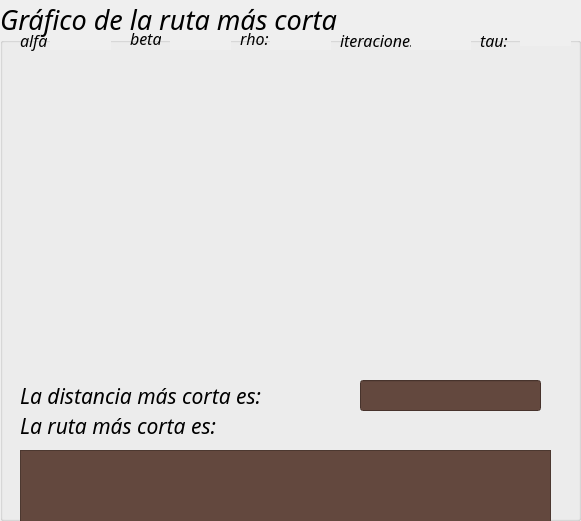
    <widget class="QGroupBox" name="groupBox_2">
     <property name="geometry">
      <rect>
       <x>630</x>
       <y>130</y>
       <width>581</width>
       <height>521</height>
      </rect>
     </property>
     <property name="font">
      <font>
       <family>High Tower Text</family>
       <pointsize>20</pointsize>
       <italic>true</italic>
      </font>
     </property>
     <property name="title">
      <string>Gráfico de la ruta más corta</string>
     </property>
     <widget class="QLabel" name="label_11">
      <property name="geometry">
       <rect>
        <x>20</x>
        <y>400</y>
        <width>291</width>
        <height>51</height>
       </rect>
      </property>
      <property name="font">
       <font>
        <family>High Tower Text</family>
        <pointsize>16</pointsize>
        <italic>true</italic>
       </font>
      </property>
      <property name="text">
       <string>La ruta más corta es:</string>
      </property>
     </widget>
     <widget class="QLineEdit" name="lineEdit_5">
      <property name="enabled">
       <bool>false</bool>
      </property>
      <property name="geometry">
       <rect>
        <x>360</x>
        <y>380</y>
        <width>181</width>
        <height>31</height>
       </rect>
      </property>
      <property name="font">
       <font>
        <family>Gabriola</family>
        <pointsize>14</pointsize>
        <italic>false</italic>
       </font>
      </property>
      <property name="styleSheet">
       <string notr="true">background-color: rgb(99, 72, 62);
color: rgb(255, 255, 255);</string>
      </property>
      <property name="cursorPosition">
       <number>0</number>
      </property>
      <property name="alignment">
       <set>Qt::AlignRight|Qt::AlignTrailing|Qt::AlignVCenter</set>
      </property>
     </widget>
     <widget class="QLabel" name="label_12">
      <property name="geometry">
       <rect>
        <x>20</x>
        <y>370</y>
        <width>311</width>
        <height>51</height>
       </rect>
      </property>
      <property name="font">
       <font>
        <family>High Tower Text</family>
        <pointsize>16</pointsize>
        <italic>true</italic>
       </font>
      </property>
      <property name="text">
       <string>La distancia más corta es:</string>
      </property>
     </widget>
     <widget class="QTextEdit" name="textEdit">
      <property name="enabled">
       <bool>false</bool>
      </property>
      <property name="geometry">
       <rect>
        <x>20</x>
        <y>450</y>
        <width>531</width>
        <height>91</height>
       </rect>
      </property>
      <property name="font">
       <font>
        <family>Gabriola</family>
        <pointsize>14</pointsize>
        <italic>false</italic>
        <kerning>false</kerning>
       </font>
      </property>
      <property name="styleSheet">
       <string notr="true">background-color: rgb(99, 72, 62);
color: rgb(255, 255, 255);</string>
      </property>
     </widget>
     <widget class="QLineEdit" name="lineEdit">
      <property name="enabled">
       <bool>false</bool>
      </property>
      <property name="geometry">
       <rect>
        <x>50</x>
        <y>30</y>
        <width>61</width>
        <height>20</height>
       </rect>
      </property>
      <property name="font">
       <font>
        <family>MS Shell Dlg 2</family>
        <pointsize>10</pointsize>
        <italic>false</italic>
       </font>
      </property>
      <property name="frame">
       <bool>false</bool>
      </property>
      <property name="alignment">
       <set>Qt::AlignLeading|Qt::AlignLeft|Qt::AlignVCenter</set>
      </property>
     </widget>
     <widget class="QLineEdit" name="lineEdit_2">
      <property name="enabled">
       <bool>false</bool>
      </property>
      <property name="geometry">
       <rect>
        <x>410</x>
        <y>30</y>
        <width>61</width>
        <height>20</height>
       </rect>
      </property>
      <property name="font">
       <font>
        <family>MS Shell Dlg 2</family>
        <pointsize>10</pointsize>
        <italic>false</italic>
       </font>
      </property>
      <property name="frame">
       <bool>false</bool>
      </property>
      <property name="alignment">
       <set>Qt::AlignLeading|Qt::AlignLeft|Qt::AlignVCenter</set>
      </property>
     </widget>
     <widget class="QLineEdit" name="lineEdit_3">
      <property name="enabled">
       <bool>false</bool>
      </property>
      <property name="geometry">
       <rect>
        <x>270</x>
        <y>30</y>
        <width>61</width>
        <height>20</height>
       </rect>
      </property>
      <property name="font">
       <font>
        <family>MS Shell Dlg 2</family>
        <pointsize>10</pointsize>
        <italic>false</italic>
       </font>
      </property>
      <property name="frame">
       <bool>false</bool>
      </property>
      <property name="alignment">
       <set>Qt::AlignLeading|Qt::AlignLeft|Qt::AlignVCenter</set>
      </property>
     </widget>
     <widget class="QLabel" name="label">
      <property name="geometry">
       <rect>
        <x>20</x>
        <y>30</y>
        <width>31</width>
        <height>21</height>
       </rect>
      </property>
      <property name="font">
       <font>
        <family>High Tower Text</family>
        <pointsize>12</pointsize>
        <italic>true</italic>
       </font>
      </property>
      <property name="text">
       <string>alfa</string>
      </property>
     </widget>
     <widget class="QLineEdit" name="lineEdit_7">
      <property name="enabled">
       <bool>false</bool>
      </property>
      <property name="geometry">
       <rect>
        <x>170</x>
        <y>30</y>
        <width>61</width>
        <height>20</height>
       </rect>
      </property>
      <property name="font">
       <font>
        <family>MS Shell Dlg 2</family>
        <pointsize>10</pointsize>
        <italic>false</italic>
       </font>
      </property>
      <property name="frame">
       <bool>false</bool>
      </property>
      <property name="alignment">
       <set>Qt::AlignLeading|Qt::AlignLeft|Qt::AlignVCenter</set>
      </property>
     </widget>
     <widget class="QLabel" name="label_7">
      <property name="geometry">
       <rect>
        <x>130</x>
        <y>30</y>
        <width>31</width>
        <height>16</height>
       </rect>
      </property>
      <property name="font">
       <font>
        <family>High Tower Text</family>
        <pointsize>12</pointsize>
        <italic>true</italic>
       </font>
      </property>
      <property name="text">
       <string>beta:</string>
      </property>
     </widget>
     <widget class="QLabel" name="label_8">
      <property name="geometry">
       <rect>
        <x>240</x>
        <y>30</y>
        <width>31</width>
        <height>16</height>
       </rect>
      </property>
      <property name="font">
       <font>
        <family>High Tower Text</family>
        <pointsize>12</pointsize>
        <italic>true</italic>
       </font>
      </property>
      <property name="text">
       <string>rho:</string>
      </property>
     </widget>
     <widget class="QLabel" name="label_13">
      <property name="geometry">
       <rect>
        <x>340</x>
        <y>30</y>
        <width>71</width>
        <height>20</height>
       </rect>
      </property>
      <property name="font">
       <font>
        <family>High Tower Text</family>
        <pointsize>12</pointsize>
        <italic>true</italic>
       </font>
      </property>
      <property name="text">
       <string>iteraciones:</string>
      </property>
     </widget>
     <widget class="MplWidget" name="MplWidget" native="true">
      <property name="geometry">
       <rect>
        <x>30</x>
        <y>60</y>
        <width>511</width>
        <height>311</height>
       </rect>
      </property>
      <property name="font">
       <font>
        <family>Gabriola</family>
        <pointsize>6</pointsize>
        <italic>false</italic>
        <strikeout>true</strikeout>
       </font>
      </property>
     </widget>
     <widget class="QLineEdit" name="lineEdit_6">
      <property name="enabled">
       <bool>false</bool>
      </property>
      <property name="geometry">
       <rect>
        <x>520</x>
        <y>30</y>
        <width>51</width>
        <height>16</height>
       </rect>
      </property>
      <property name="font">
       <font>
        <pointsize>10</pointsize>
       </font>
      </property>
      <property name="frame">
       <bool>false</bool>
      </property>
     </widget>
     <widget class="QLabel" name="label_14">
      <property name="geometry">
       <rect>
        <x>480</x>
        <y>30</y>
        <width>31</width>
        <height>20</height>
       </rect>
      </property>
      <property name="font">
       <font>
        <family>High Tower Text</family>
        <pointsize>12</pointsize>
        <italic>true</italic>
       </font>
      </property>
      <property name="text">
       <string>tau:</string>
      </property>
     </widget>
    </widget>
